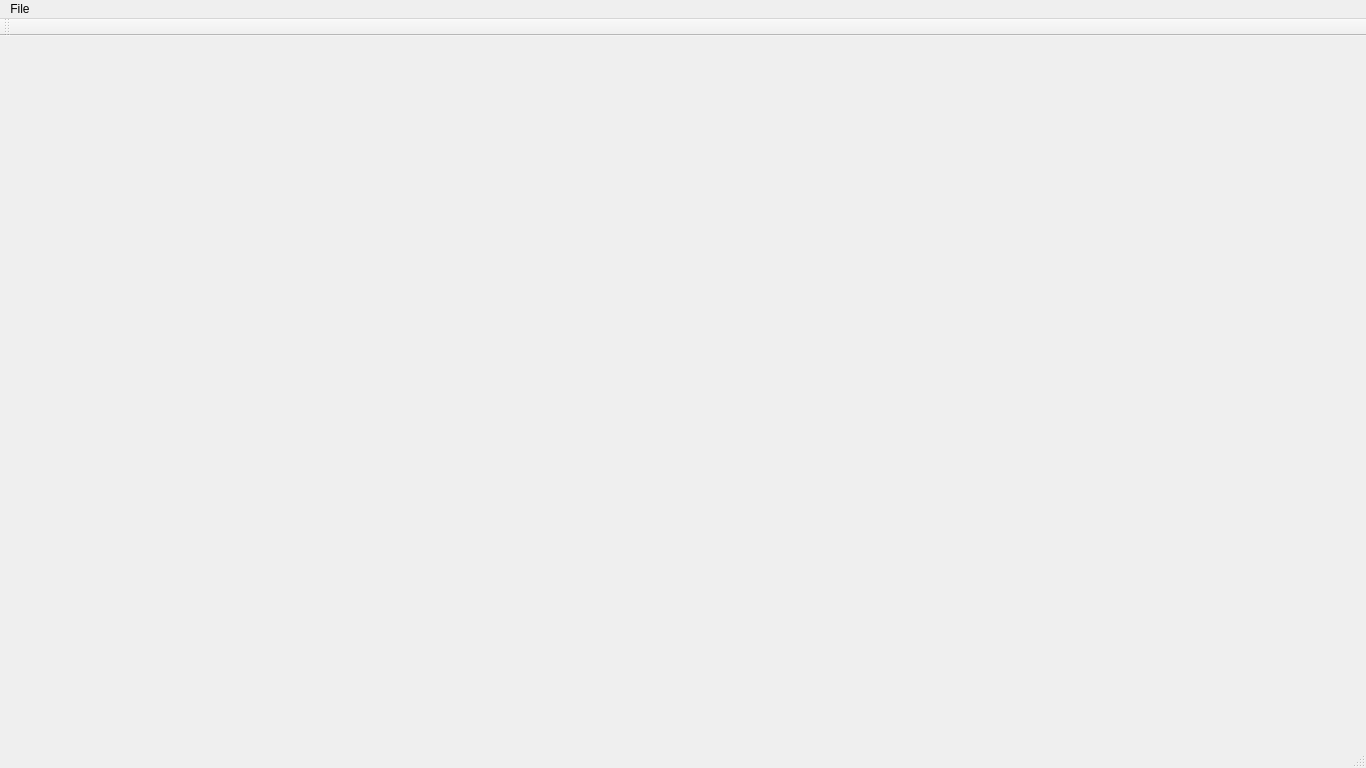
<?xml version="1.0" encoding="UTF-8"?>
<ui version="4.0">
 <class>MainWindow</class>
 <widget class="QMainWindow" name="MainWindow">
  <property name="geometry">
   <rect>
    <x>0</x>
    <y>0</y>
    <width>1366</width>
    <height>768</height>
   </rect>
  </property>
  <property name="windowTitle">
   <string>FRUCD Datalogger</string>
  </property>
  <widget class="QWidget" name="centralWidget">
   <widget class="QWidget" name="layoutWidget">
    <property name="geometry">
     <rect>
      <x>350</x>
      <y>-10</y>
      <width>822</width>
      <height>750</height>
     </rect>
    </property>
    <layout class="QGridLayout" name="gridLayout">
     <property name="topMargin">
      <number>65</number>
     </property>
     <property name="bottomMargin">
      <number>65</number>
     </property>
     <property name="spacing">
      <number>20</number>
     </property>
     <item row="1" column="1">
      <widget class="LineGraph" name="chart4" native="true">
       <property name="maximumSize">
        <size>
         <width>400</width>
         <height>300</height>
        </size>
       </property>
      </widget>
     </item>
     <item row="0" column="0">
      <widget class="LineGraph" name="chart1" native="true">
       <property name="minimumSize">
        <size>
         <width>400</width>
         <height>300</height>
        </size>
       </property>
       <property name="maximumSize">
        <size>
         <width>400</width>
         <height>300</height>
        </size>
       </property>
      </widget>
     </item>
     <item row="0" column="1">
      <widget class="LineGraph" name="chart2" native="true">
       <property name="minimumSize">
        <size>
         <width>400</width>
         <height>300</height>
        </size>
       </property>
       <property name="maximumSize">
        <size>
         <width>400</width>
         <height>300</height>
        </size>
       </property>
      </widget>
     </item>
     <item row="1" column="0">
      <widget class="LineGraph" name="chart3" native="true">
       <property name="minimumSize">
        <size>
         <width>400</width>
         <height>300</height>
        </size>
       </property>
       <property name="maximumSize">
        <size>
         <width>400</width>
         <height>300</height>
        </size>
       </property>
      </widget>
     </item>
    </layout>
   </widget>
  </widget>
  <widget class="QMenuBar" name="menuBar">
   <property name="geometry">
    <rect>
     <x>0</x>
     <y>0</y>
     <width>1366</width>
     <height>21</height>
    </rect>
   </property>
   <widget class="QMenu" name="menuFile">
    <property name="title">
     <string>File</string>
    </property>
    <addaction name="actionExit"/>
   </widget>
   <addaction name="menuFile"/>
  </widget>
  <widget class="QToolBar" name="mainToolBar">
   <attribute name="toolBarArea">
    <enum>TopToolBarArea</enum>
   </attribute>
   <attribute name="toolBarBreak">
    <bool>false</bool>
   </attribute>
  </widget>
  <widget class="QStatusBar" name="statusBar"/>
  <action name="actionExit">
   <property name="text">
    <string>Exit</string>
   </property>
  </action>
 </widget>
 <layoutdefault spacing="6" margin="11"/>
 <customwidgets>
  <customwidget>
   <class>LineGraph</class>
   <extends>QWidget</extends>
   <header>linegraph.h</header>
   <container>1</container>
  </customwidget>
 </customwidgets>
 <resources/>
 <connections/>
</ui>
